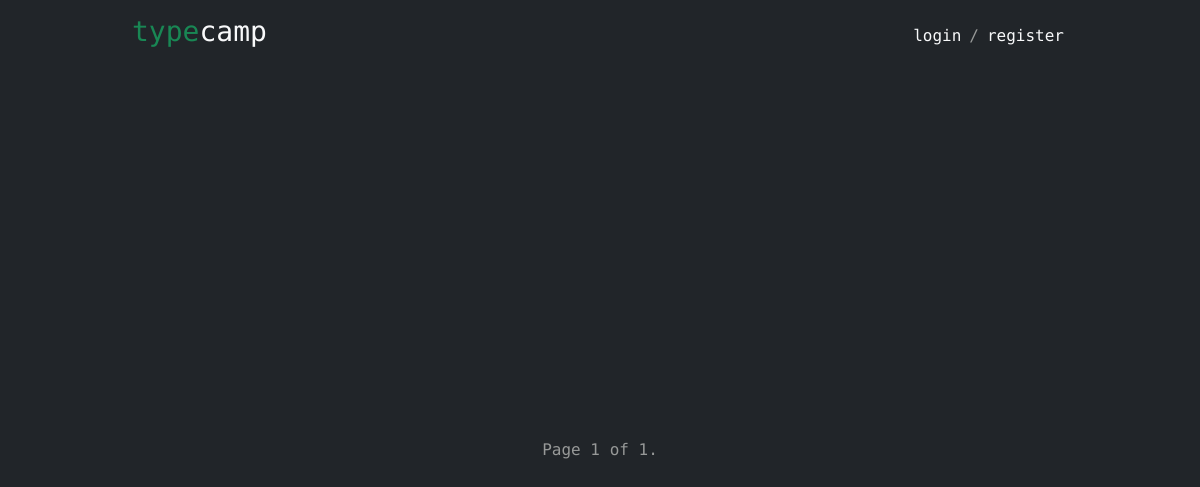
/blog/, run on an earlier commit of the app's database.
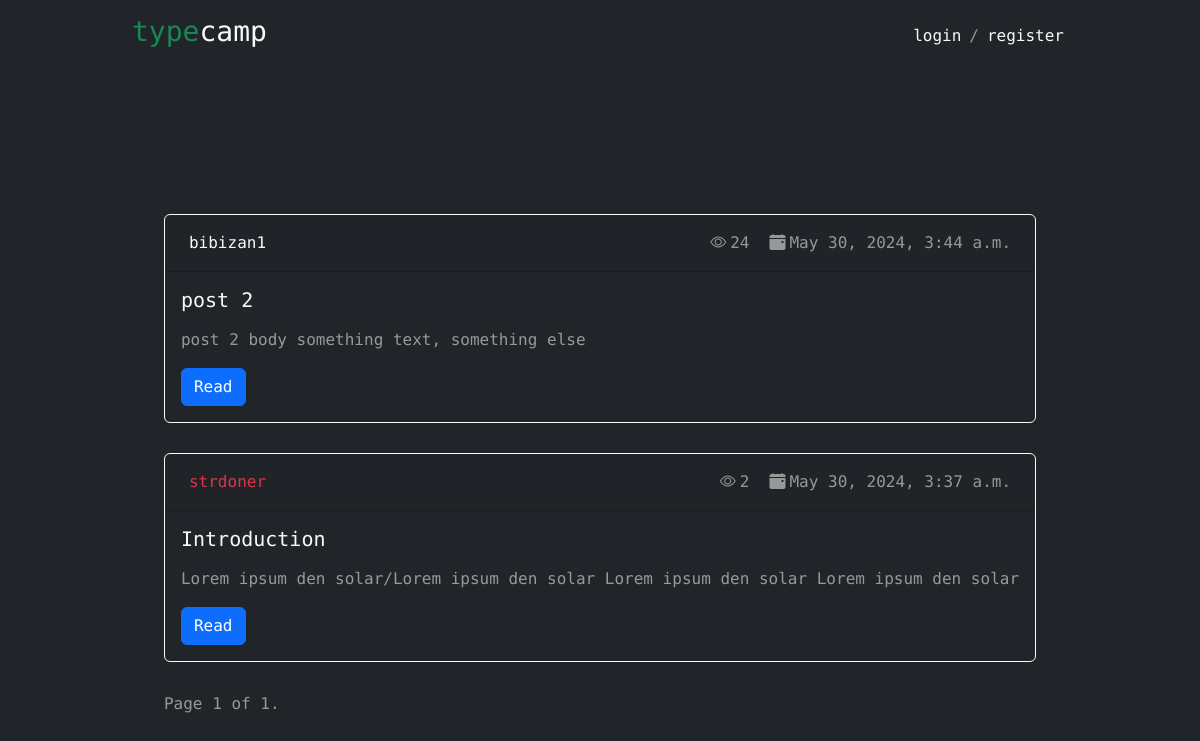
And on a later commit of the database.
### typecamp_app/models.py (models this page shows, shortened)
class Post(models.Model):
    STATUS_CHOICES = (
        ('draft', 'Draft'),
        ('published', 'Published'),
    )
    title = models.CharField(max_length=250)
    slug = AutoSlugField(populate_from='title')
    author = models.ForeignKey(User, related_name='blog_posts', on_delete=models.CASCADE)
    body = models.TextField()
    publish = models.DateTimeField(default=timezone.now)
    created = models.DateTimeField(auto_now_add=True)
    updated = models.DateTimeField(auto_now=True)
    status = models.CharField(max_length=10, choices=STATUS_CHOICES, default='draft')
    views = models.IntegerField(default=0)
    class Meta:
        ordering = ('-publish',)
    def get_absolute_url(self):
        return reverse('post_detail',
                        args=[self.publish.year,
                              self.publish.strftime('%m'),
                              self.publish.strftime('%d'),
                              self.slug])

### typecamp_app/views.py (the view)
# urls.py: re_path(r'^blog/$', blog_list, name='blog_list'),
def blog_list(request):
    object_list = Post.objects.filter(status='published')
    paginator = Paginator(object_list, 3)
    page = request.GET.get('page')
    try:
        posts = paginator.page(page)
    except PageNotAnInteger:
        posts = paginator.page(1)
    except EmptyPage:
        posts = paginator.page(paginator.num_pages)
    return render(request,
                  'blog_list.html',
                  {'page': page,
                   'posts': posts})

### typecamp_app/templates/blog_list.html (shortened to what this page needs)
{% extends "base.html" %}
{% load static %}
{% block header %}
    <a href="{% url 'home'%}" class="text-decoration-none text-light navbar-brand label"><h3><span>type</span>camp</h3></a>
    <div class="collapse navbar-collapse" id="navbarSupportedContent">
        <div class="user-block">
            {% if user.is_authenticated %}
                <a href="{% url 'user_detail' id=user.pk %}" class="navbar-text m-2 text-light">{{ user.get_username }}</a>
                /
                <form method="post" action="{% url 'logout' %}">
                    {% csrf_token %}
                    <button type="submit" class="navbar-text m-2 text-danger btn-link">logout</button>
               </form>
            {% else %}
                <a href="{% url 'login' %}" class="navbar-text m-2 text-light">login</a>/
                <a href="{% url 'register' %}" class="navbar-text m-2 text-light">register</a>
            {% endif %}
        </div>
    </div>
{% endblock header %}
{%block content %}
<div class="blog_list text-start">
    {% for post in posts %}
    <div class="card bg-dark text-light border-1 border border-light ">
        <div class="card-header d-grid">
          <a href="{% url 'user_detail' id=post.author.pk%}" class="m-2 {% if post.author.is_superuser %}text-danger{% else%}{% if post.author.is_staff%}text-primary{% else %}text-light {% endif %}{% endif %}">{{ post.author }}</a>
          <div class="post-small-details d-flex">
            <p class="m-2"><i class="bi bi-eye m-1"></i>{{post.views}}</p>
            <p class="m-2"><i class="bi bi-calendar-event-fill m-1"></i>{{post.publish}} </p>
          </div>
        </div>
        <div class="card-body text-left">
          <h5 class="card-title">{{ post.title }}</h5>
          <p class="card-text">{{ post.body|truncatewords:30|linebreaks }}</p>
          <a href="{{ post.get_absolute_url }}" class="btn btn-primary">Read</a>
        </div>
    </div>
    {% endfor %}
    {% include "pagination.html" with page=posts %}
</div>
{% endblock content %}

### typecamp_app/templates/base.html (shortened to what this page needs)
{% load static %}
<!DOCTYPE html>
<html lang="en">
<head>
    <link rel="stylesheet" href="{% static "css/style.css" %}">
    <link href="https://cdn.jsdelivr.net/npm/bootstrap@5.3.3/dist/css/bootstrap.min.css" rel="stylesheet">
    <link rel="stylesheet" href="https://cdn.jsdelivr.net/npm/bootstrap-icons@1.11.3/font/bootstrap-icons.min.css">
</head>
<body class="bg-dark">
    <div class="container-fluid h-100">
        <nav class="navbar navbar-expand-lg navbar-dark bg-dark header w-100">
            {% block header %} {% endblock header %}
        </nav>
        <div class="d-flex justify-content-center align-items-center text-center min-vh-100 flex-column main">
            {% block content %} {% endblock content %}
            </div>
        </div>
</body>
</html>

### typecamp_app/templates/pagination.html (shortened to what this page needs)
<div class="pagination">
    <span class="step-links">
        <span class="current">
            Page {{ page.number }} of {{ page.paginator.num_pages }}.
        </span>
    </span>
</div>

### typecamp_app/static/css/style.css (style rules this page uses)
* { font-family: 'Roboto Mono', monospace; color: #979998; }
a { cursor: pointer; text-decoration: none!important; }
body, html { width: 100%!important; height: 100%!important; margin: 0; padding: 0; }
.label h3 span { color: #198754; }
.navbar { padding-left: 20px!important; padding-right: 20px!important; }
.user-block { display: flex; align-items: center; }
.container-fluid { max-width: 1000px; width: 100%; }
.header { position: absolute!important; z-index: 400; opacity: 1; transition: all 1s; left: auto; right: auto; width: 100%; max-width: 1000px; top: 0; }
.header div { margin: 0 10px; }
.label { margin: 0; }
.blog_list { margin-top: 100px; }
.card-header { grid-template-columns: 1fr 2fr; }
.post-small-details { justify-self: end; }
.blog_list .card { margin: 30px 0!important; }

What changed in the data, as far as the page shows it:
added Post: author "bibizan1", views "24", publish "May 30, 2024, 3:44 a.m.", title "post 2", body "post 2 body something text, something else"
added Post: author "strdoner", views "2", publish "May 30, 2024, 3:37 a.m.", title "Introduction", body "Lorem ipsum den solar/Lorem ipsum den solar Lorem ipsum den solar Lorem ipsum den solar"
